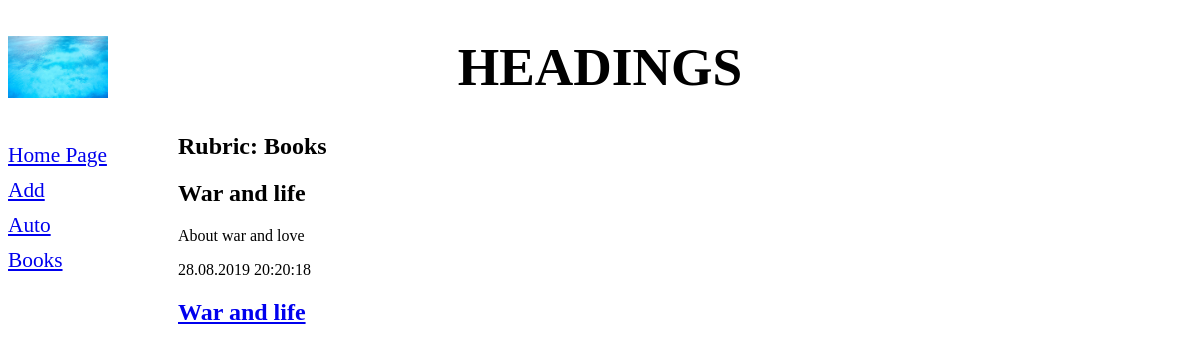
The app's page /2/, older data.
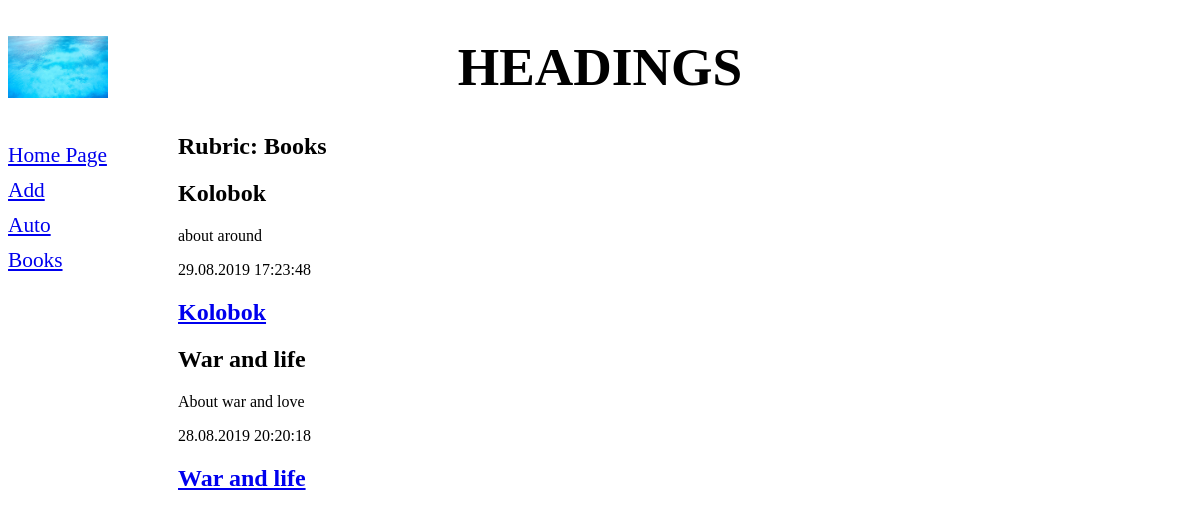
The same page, newer data.
### newboard/models.py (models this page shows, shortened)
class Rubric(models.Model):
    name = models.CharField(max_length=20, db_index=True, verbose_name='title')
    class Meta:
        verbose_name_plural = 'Headings'
        verbose_name = 'Heading'
        ordering = ['name']

class Bb(models.Model):
    title = models.CharField(max_length=50, verbose_name='title')
    content = models.TextField(null=True, blank=True, verbose_name='about')
    price = models.FloatField(null=True, blank=True, verbose_name='cost')
    published = models.DateTimeField(auto_now_add=True, db_index=True, verbose_name='date published')
    rubric = models.ForeignKey('Rubric', null=True, on_delete=models.PROTECT, verbose_name='Heading')
    class Meta:
        verbose_name_plural = 'Boards'
        verbose_name = 'Board'
        ordering = ['-published']

### newboard/views.py (the view)
# urls.py: path('<int:rubric_id>/', by_rubric, name='by_rubric'),
def by_rubric(request, rubric_id):
    bbs = Bb.objects.filter(rubric=rubric_id)
    rubrics = Rubric.objects.all()
    current_rubric = Rubric.objects.get(pk=rubric_id)
    context = {'bbs': bbs, 'rubrics': rubrics, 'current_rubric': current_rubric}
    return render(request, 'newboard/by_rubric.html', context)

### newboard/templates/newboard/by_rubric.html (shortened to what this page needs)
{% extends 'layout/basic.html' %}
{%block content%}
<h2>Rubric: {{current_rubric.name}}</h2>
{%for bb in bbs%}
<div>
    <h2>{{bb.title}}</h2>
    <p>{{bb.content}}</p>
    <p>{{bb.published|date:"d.m.Y H:i:s"}}</p>
    <h2><a href="{% url 'detail' pk=bb.pk %}">{{ bb.title }}</a></h2>
</div>
{%endfor%}
{%endblock%}

### newboard/templates/layout/basic.html (shortened to what this page needs)
{% load static %}
<!DOCTYPE html>
<html lang="en">
<head>
    <link rel="stylesheet" type="text/css" href="{% static 'newboard/style.css' %}">
</head>
<body>
    <header>
        <h1>Headings</h1>
    </header>
<nav>
    <a href="{% url 'index' %}">Home Page</a>
    <a href="{% url 'add' %}">Add</a>
    {% for rubric in rubrics %}
    <a href="{% url 'by_rubric' rubric.pk %}">{{rubric.name}}</a>
    {%endfor%}
</nav>
<section>
    {%block content%}  {%endblock%}
</section>
</body>
</html>

Row changes from the older to the newer data that the page shows:
added Bb: title "Kolobok", content "about around", published "29.08.2019 17:23:48"
